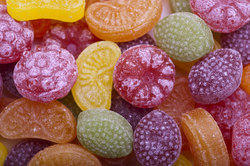
#> input picture opencv_py_example/input.jpg, 250 x 166 px
$ python affain_transformation.py
#> lines starting #> are read from the running program, lines starting #| are printed output that depends on the picture
import cv2
import numpy as np
img = cv2.imread('input.jpg')
#> img is the input picture: shape (166, 250, 3); mean B, G, R 92.3, 100.1, 156.6
rows, cols = img.shape[:2]
#> rows = 166; cols = 250


# parallalogram
# src_points = np.float32([[0,0], [cols-1,0], [0,rows-1]])
# dst_points = np.float32([[0,0], [int(0.6*(cols-1)),0], [int(0.4*(cols-1)),rows-1]])


# mirrot
src_points = np.float32([[0,0], [cols-1,0], [0,rows-1]])
#> src_points = [[0, 0], [249, 0], [0, 165]]
dst_points = np.float32([[cols-1,0], [0,0], [cols-1,rows-1]])
#> dst_points = [[249, 0], [0, 0], [249, 165]]


affine_matrix = cv2.getAffineTransform(src_points, dst_points)
#> affine_matrix = [[-1, 0, 249], [0, 1, 0]]

img_output = cv2.warpAffine(img, affine_matrix, (cols,rows))
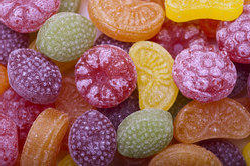
#> img_output: shape (166, 250, 3); mean B, G, R 92.3, 100.1, 156.6


cv2.imshow('Input', img)
cv2.imshow('Output', img_output)

cv2.waitKey()


# commit message : OCV_PyEx: ch1,affain transform
# # resource good : youtube. com/watch?v=4I2S5Xhf24o

# We can also get the mirror image of the input image. We just need to change the control
# points in the following way:

#  src_points = np.float32([[0,0], [cols-1,0], [0,rows-1]])
#  dst_points = np.float32([[cols-1,0], [0,0], [cols-1,rows-1]])
